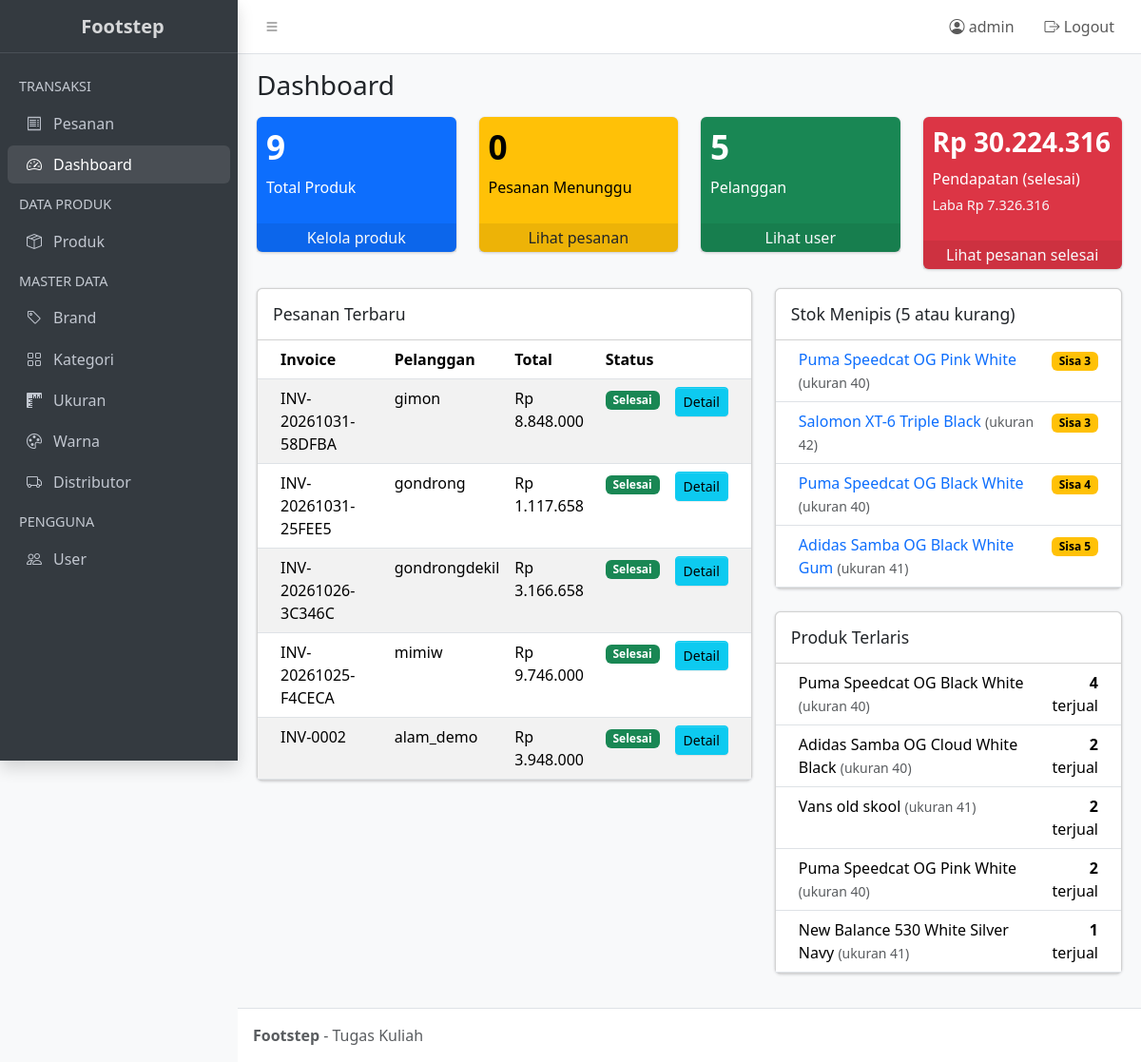
/index.php (signed in), run on the app's committed database.
### tables this page shows
CREATE TABLE `pembayaran` (
  `kd_pembayaran` int(11) NOT NULL,
  `kd_user` int(11) NOT NULL,
  `invoice` varchar(30) NOT NULL,
  `tgl_bayar` datetime DEFAULT current_timestamp(),
  `status` enum('menunggu','diproses','dikirim','selesai','dibatalkan') NOT NULL DEFAULT 'menunggu'
);

CREATE TABLE `user` (
  `kd_user` int(11) NOT NULL,
  `username` varchar(100) NOT NULL,
  `password` varchar(255) NOT NULL,
  `email` varchar(225) NOT NULL,
  `no_telpon` varchar(20) DEFAULT NULL,
  `alamat` text DEFAULT NULL,
  `foto_ktp` varchar(255) DEFAULT NULL,
  `nik` varchar(16) DEFAULT NULL,
  `created_at` timestamp NOT NULL DEFAULT current_timestamp(),
  `role` enum('admin','customer') NOT NULL DEFAULT 'customer'
);

CREATE TABLE `produk` (
  `kd_produk` int(11) NOT NULL,
  `kd_ukuran` int(11) NOT NULL,
  `kd_brand` int(11) NOT NULL,
  `kd_kategori` int(11) NOT NULL,
  `kd_warna` int(11) NOT NULL,
  `kd_distributor` int(11) DEFAULT NULL,
  `nama_produk` varchar(225) NOT NULL,
  `harga_jual` decimal(12,2) NOT NULL DEFAULT 0.00,
  `harga_beli` decimal(12,2) NOT NULL DEFAULT 0.00,
  `deskripsi` text DEFAULT NULL,
  `stok` int(11) NOT NULL DEFAULT 0,
  `created_at` timestamp NOT NULL DEFAULT current_timestamp()
);

CREATE TABLE `ukuran` (
  `kd_ukuran` int(11) NOT NULL,
  `nm_ukuran` varchar(20) NOT NULL,
  `keterangan` text DEFAULT NULL
);

### config/koneksi.php (called while the page is built, shortened)
<?php
function e($teks) {
    return htmlspecialchars($teks ?? '', ENT_QUOTES, 'UTF-8');
}
function badge_status($status) {
    $warna = [
        'menunggu'   => 'warning',
        'diproses'   => 'info',
        'dikirim'    => 'primary',
        'selesai'    => 'success',
        'dibatalkan' => 'danger',
    ];
    return $warna[$status] ?? 'secondary';
}
function rupiah($angka) {
    return 'Rp ' . number_format($angka, 0, ',', '.');
}

### index.php (the view, shortened to what this page needs)
<?php
include 'partials/header.php';
function satu($koneksi, $sql) {
    $hasil = mysqli_query($koneksi, $sql);
    return mysqli_fetch_row($hasil)[0] ?? 0;
}
$totalProduk    = satu($koneksi, "SELECT COUNT(*) FROM produk");
$totalPelanggan = satu($koneksi, "SELECT COUNT(*) FROM `user` WHERE role = 'customer'");
$pesananBaru    = satu($koneksi, "SELECT COUNT(*) FROM pembayaran WHERE status = 'menunggu'");
$pendapatan     = satu($koneksi,
    "SELECT COALESCE(SUM(d.harga_jual * d.qty), 0)
     FROM detail_pembayaran d
     JOIN pembayaran p ON d.kd_pembayaran = p.kd_pembayaran
     WHERE p.status = 'selesai'");
$laba           = satu($koneksi,
    "SELECT COALESCE(SUM((d.harga_jual - d.harga_beli) * d.qty), 0)
     FROM detail_pembayaran d
     JOIN pembayaran p ON d.kd_pembayaran = p.kd_pembayaran
     WHERE p.status = 'selesai'");
$pesananTerbaru = mysqli_query($koneksi,
    "SELECT p.kd_pembayaran, p.invoice, p.tgl_bayar, p.status, u.username,
            COALESCE(SUM(d.harga_jual * d.qty), 0) AS total
     FROM pembayaran p
     JOIN `user` u ON p.kd_user = u.kd_user
     LEFT JOIN detail_pembayaran d ON d.kd_pembayaran = p.kd_pembayaran
     GROUP BY p.kd_pembayaran, p.invoice, p.tgl_bayar, p.status, u.username
     ORDER BY p.kd_pembayaran DESC
     LIMIT 5");
$stokTipis = mysqli_query($koneksi,
    "SELECT p.kd_produk, p.nama_produk, p.stok, u.nm_ukuran
     FROM produk p
     JOIN ukuran u ON p.kd_ukuran = u.kd_ukuran
     WHERE p.stok <= 5
     ORDER BY p.stok ASC, p.nama_produk
     LIMIT 8");
$terlaris = mysqli_query($koneksi,
    "SELECT pr.kd_produk, pr.nama_produk, u.nm_ukuran, SUM(d.qty) AS terjual
     FROM detail_pembayaran d
     JOIN pembayaran p ON d.kd_pembayaran = p.kd_pembayaran
     JOIN produk pr    ON d.kd_produk     = pr.kd_produk
     JOIN ukuran u     ON pr.kd_ukuran    = u.kd_ukuran
     WHERE p.status <> 'dibatalkan'
     GROUP BY pr.kd_produk, pr.nama_produk, u.nm_ukuran
     ORDER BY terjual DESC
     LIMIT 5");
?>
<div class="app-content-header">
  <div class="container-fluid">
    <h3 class="mb-0">Dashboard</h3>
  </div>
</div>
<div class="app-content">
  <div class="container-fluid">
    <div class="row">
      <div class="col-lg-3 col-6">
        <div class="small-box text-bg-primary">
          <div class="inner"><h3><?= $totalProduk ?></h3><p>Total Produk</p></div>
          <a href="produk/index.php" class="small-box-footer link-light link-underline-opacity-0">Kelola produk</a>
        </div>
      </div>
      <div class="col-lg-3 col-6">
        <div class="small-box text-bg-warning">
          <div class="inner"><h3><?= $pesananBaru ?></h3><p>Pesanan Menunggu</p></div>
          <a href="pesanan/index.php?status=menunggu" class="small-box-footer link-dark link-underline-opacity-0">Lihat pesanan</a>
        </div>
      </div>
      <div class="col-lg-3 col-6">
        <div class="small-box text-bg-success">
          <div class="inner"><h3><?= $totalPelanggan ?></h3><p>Pelanggan</p></div>
          <a href="user/index.php" class="small-box-footer link-light link-underline-opacity-0">Lihat user</a>
        </div>
      </div>
      <div class="col-lg-3 col-6">
        <div class="small-box text-bg-danger">
          <div class="inner">
            <h3 class="fs-3"><?= rupiah($pendapatan) ?></h3>
            <p>Pendapatan (selesai)<br><small>Laba <?= rupiah($laba) ?></small></p>
          </div>
          <a href="pesanan/index.php?status=selesai" class="small-box-footer link-light link-underline-opacity-0">Lihat pesanan selesai</a>
        </div>
      </div>
    </div>
    <div class="row">
      <div class="col-lg-7">
        <div class="card mb-4">
          <div class="card-header"><h3 class="card-title">Pesanan Terbaru</h3></div>
          <div class="card-body p-0 table-responsive">
            <table class="table table-striped mb-0">
              <thead>
                <tr><th>Invoice</th><th>Pelanggan</th><th>Total</th><th>Status</th><th></th></tr>
              </thead>
              <tbody>
                <?php while ($r = mysqli_fetch_assoc($pesananTerbaru)): ?>
                  <tr>
                    <td><?= e($r['invoice']) ?></td>
                    <td><?= e($r['username']) ?></td>
                    <td><?= rupiah($r['total']) ?></td>
                    <td>
                      <span class="badge text-bg-<?= badge_status($r['status']) ?>"><?= e(ucfirst($r['status'])) ?></span>
                    </td>
                    <td><a href="pesanan/detail.php?id=<?= $r['kd_pembayaran'] ?>" class="btn btn-info btn-sm">Detail</a></td>
                  </tr>
                <?php endwhile; ?>
              </tbody>
            </table>
          </div>
        </div>
      </div>
      <div class="col-lg-5">
        <div class="card mb-4">
          <div class="card-header"><h3 class="card-title">Stok Menipis (5 atau kurang)</h3></div>
          <div class="card-body p-0">
            <table class="table mb-0">
              <tbody>
                <?php while ($r = mysqli_fetch_assoc($stokTipis)): ?>
                  <tr>
                    <td>
                      <a href="produk/edit.php?id=<?= $r['kd_produk'] ?>" class="text-decoration-none">
                        <?= e($r['nama_produk']) ?></a>
                      <small class="text-muted">(ukuran <?= e($r['nm_ukuran']) ?>)</small>
                    </td>
                    <td class="text-end">
                      <span class="badge text-bg-<?= $r['stok'] <= 0 ? 'danger' : 'warning' ?>">
                        <?= $r['stok'] <= 0 ? 'Habis' : 'Sisa ' . $r['stok'] ?>
                      </span>
                    </td>
                  </tr>
                <?php endwhile; ?>
              </tbody>
            </table>
          </div>
        </div>
        <div class="card mb-4">
          <div class="card-header"><h3 class="card-title">Produk Terlaris</h3></div>
          <div class="card-body p-0">
            <table class="table mb-0">
              <tbody>
                <?php while ($r = mysqli_fetch_assoc($terlaris)): ?>
                  <tr>
                    <td>
                      <?= e($r['nama_produk']) ?>
                      <small class="text-muted">(ukuran <?= e($r['nm_ukuran']) ?>)</small>
                    </td>
                    <td class="text-end"><strong><?= $r['terjual'] ?></strong> terjual</td>
                  </tr>
                <?php endwhile; ?>
              </tbody>
            </table>
          </div>
        </div>
      </div>
    </div>
  </div>
</div>
<?php include 'partials/footer.php'; ?>

### data on the page
pembayaran: invoice "INV-20261031-58DFBA", kd_user.username "gimon", total "Rp 8.848.000", status "Selesai"
pembayaran: invoice "INV-20261031-25FEE5", kd_user.username "gondrong", total "Rp 1.117.658", status "Selesai"
pembayaran: invoice "INV-20261026-3C346C", kd_user.username "gondrongdekil", total "Rp 3.166.658", status "Selesai"
pembayaran: invoice "INV-20261025-F4CECA", kd_user.username "mimiw", total "Rp 9.746.000", status "Selesai"
pembayaran: invoice "INV-0002", kd_user.username "alam_demo", total "Rp 3.948.000", status "Selesai"
produk: nama_produk "Puma Speedcat OG Pink White", kd_ukuran.nm_ukuran "40", stok "3", terjual "2"
produk: nama_produk "Salomon XT-6 Triple Black", kd_ukuran.nm_ukuran "42", stok "3"
produk: nama_produk "Puma Speedcat OG Black White", kd_ukuran.nm_ukuran "40", stok "4", terjual "4"
produk: nama_produk "Adidas Samba OG Black White Gum", kd_ukuran.nm_ukuran "41", stok "5"
produk: nama_produk "Adidas Samba OG Cloud White Black", kd_ukuran.nm_ukuran "40", terjual "2"
produk: nama_produk "Vans old skool", kd_ukuran.nm_ukuran "41", terjual "2"
produk: nama_produk "New Balance 530 White Silver Navy", kd_ukuran.nm_ukuran "41", terjual "1"

### other printed values
$_SESSION['user']['username'] "admin"
$totalProduk "9"
$pesananBaru "0"
$totalPelanggan "5"
rupiah($pendapatan) "Rp 30.224.316"
rupiah($laba) "Rp 7.326.316"
